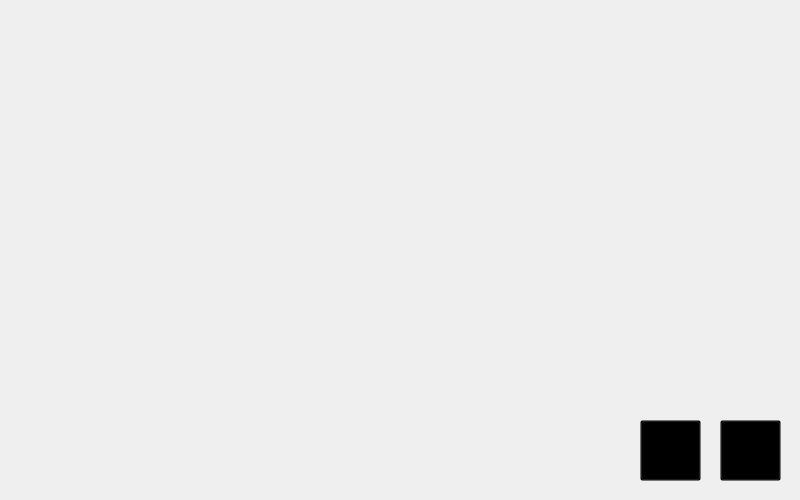
<?xml version="1.0" encoding="UTF-8"?>
<ui version="4.0">
 <class>MainWindow</class>
 <widget class="QMainWindow" name="MainWindow">
  <property name="geometry">
   <rect>
    <x>0</x>
    <y>0</y>
    <width>800</width>
    <height>500</height>
   </rect>
  </property>
  <property name="minimumSize">
   <size>
    <width>800</width>
    <height>500</height>
   </size>
  </property>
  <property name="maximumSize">
   <size>
    <width>800</width>
    <height>500</height>
   </size>
  </property>
  <property name="windowTitle">
   <string>MainWindow</string>
  </property>
  <property name="windowIcon">
   <iconset resource="Mainwindow/img.qrc">
    <normaloff>:/icon/setting.svg</normaloff>:/icon/setting.svg</iconset>
  </property>
  <widget class="QWidget" name="centralwidget">
   <widget class="QScrollArea" name="scrollArea">
    <property name="geometry">
     <rect>
      <x>5</x>
      <y>5</y>
      <width>793</width>
      <height>480</height>
     </rect>
    </property>
    <property name="frameShape">
     <enum>QFrame::NoFrame</enum>
    </property>
    <property name="horizontalScrollBarPolicy">
     <enum>Qt::ScrollBarAlwaysOff</enum>
    </property>
    <property name="widgetResizable">
     <bool>true</bool>
    </property>
    <widget class="QWidget" name="scrollAreaWidgetContents">
     <property name="geometry">
      <rect>
       <x>0</x>
       <y>0</y>
       <width>793</width>
       <height>480</height>
      </rect>
     </property>
    </widget>
   </widget>
   <widget class="QPushButton" name="pushButton_2">
    <property name="geometry">
     <rect>
      <x>720</x>
      <y>420</y>
      <width>61</width>
      <height>61</height>
     </rect>
    </property>
    <property name="styleSheet">
     <string notr="true">background-color:transparent;</string>
    </property>
    <property name="text">
     <string/>
    </property>
    <property name="icon">
     <iconset resource="Mainwindow/img.qrc">
      <normaloff>:/add/add_.svg</normaloff>:/add/add_.svg</iconset>
    </property>
    <property name="iconSize">
     <size>
      <width>60</width>
      <height>60</height>
     </size>
    </property>
   </widget>
   <widget class="QPushButton" name="pushButton_3">
    <property name="geometry">
     <rect>
      <x>640</x>
      <y>420</y>
      <width>61</width>
      <height>61</height>
     </rect>
    </property>
    <property name="styleSheet">
     <string notr="true">background-color:transparent;</string>
    </property>
    <property name="text">
     <string/>
    </property>
    <property name="icon">
     <iconset resource="Mainwindow/img.qrc">
      <normaloff>:/run/run.svg</normaloff>:/run/run.svg</iconset>
    </property>
    <property name="iconSize">
     <size>
      <width>68</width>
      <height>68</height>
     </size>
    </property>
   </widget>
  </widget>
 </widget>
 <resources>
  <include location="Mainwindow/img.qrc"/>
 </resources>
 <connections>
  <connection>
   <sender>pushButton_2</sender>
   <signal>clicked()</signal>
   <receiver>MainWindow</receiver>
   <slot>AddDepends()</slot>
   <hints>
    <hint type="sourcelabel">
     <x>731</x>
     <y>429</y>
    </hint>
    <hint type="destinationlabel">
     <x>797</x>
     <y>463</y>
    </hint>
   </hints>
  </connection>
  <connection>
   <sender>pushButton_3</sender>
   <signal>clicked()</signal>
   <receiver>MainWindow</receiver>
   <slot>RunAll()</slot>
   <hints>
    <hint type="sourcelabel">
     <x>667</x>
     <y>456</y>
    </hint>
    <hint type="destinationlabel">
     <x>628</x>
     <y>494</y>
    </hint>
   </hints>
  </connection>
 </connections>
 <slots>
  <slot>AddDepends()</slot>
  <slot>RunAll()</slot>
 </slots>
</ui>
